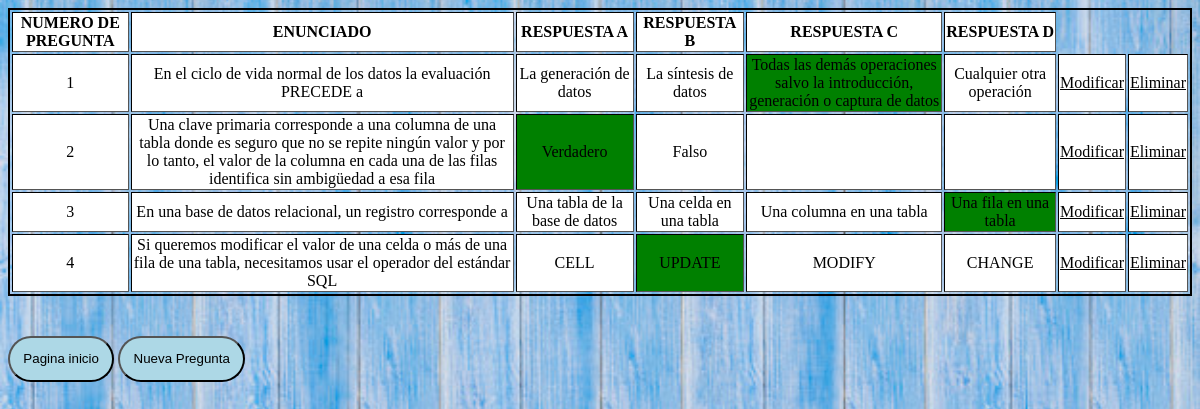
The page /listaPreguntas.php on the database its author committed.
### tables this page shows
CREATE TABLE `preguntas` (
  `id_enunciado` int(11) NOT NULL,
  `enunciado` text NOT NULL,
  `respuesta_a` varchar(100) NOT NULL,
  `respuesta_b` varchar(100) NOT NULL,
  `respuesta_c` varchar(100) NOT NULL,
  `respuesta_d` varchar(100) NOT NULL,
  `valida` int(11) NOT NULL,
  `correctas` int(11) NOT NULL,
  `incorrectas` int(11) NOT NULL,
  `etiquetas` varchar(100) NOT NULL
);

### listaPreguntas.php (the view, shortened to what this page needs)
<!DOCTYPE html>
<html lang="en">
<head>
</head>
<body>
<?php
$conexion = mysqli_connect(MYSQL_SERVER, MYSQL_USER, MYSQL_PASSWORD) or die ("No se ha podido conectar al servidor de Base de datos");
$consulta = "SELECT id_enunciado, enunciado, respuesta_a, respuesta_b, respuesta_c, respuesta_d, valida FROM preguntas";
$resultado = mysqli_query( $conexion, $consulta ) or die ( "Algo ha ido mal en la consulta a la base de datos");
?>
<div>
<?php
echo "<table border=2px>";
echo "<tr>";
echo "<th>NUMERO DE PREGUNTA</th>";
echo "<th>ENUNCIADO</th>";
echo "<th>RESPUESTA A</th>";
echo "<th>RESPUESTA B</th>";
echo "<th>RESPUESTA C</th>";
echo "<th>RESPUESTA D</th>";
echo "</tr>";
$i=1;
while ($columna = mysqli_fetch_array( $resultado ))
{
	if($columna['valida']==1){
		echo '<tr onclick="'. "document.getElementById('requested_id').value=". $columna["id_enunciado"]. "; document.getElementById('mod_form').submit();" . '">' ."<td>".$i."</td><td>".$columna['enunciado']."</td><td class=valida>" . $columna['respuesta_a'] . "</td><td>" . $columna['respuesta_b'] . "</td><td>" . $columna['respuesta_c'] . "</td><td>" . $columna['respuesta_d'] . '</td><td><a href="mod.php?id=' . $columna['id_enunciado'] .'"target="mod">Modificar</a></td>'. '</td><td><a href="eliminar.php?id=' . $columna['id_enunciado'] .'"target="eliminar">Eliminar</a></td>';
	echo "</tr>";
	$i++;
	}if($columna['valida']==2){
		echo '<tr onclick="'. "document.getElementById('requested_id').value=". $columna["id_enunciado"]. "; document.getElementById('mod_form').submit();" . '">' ."<td>".$i."</td><td>".$columna['enunciado']."</td><td >" . $columna['respuesta_a'] . "</td><td class=valida>" . $columna['respuesta_b'] . "</td><td>" . $columna['respuesta_c'] . "</td><td>" . $columna['respuesta_d'] . '</td><td><a href="mod.php?id=' . $columna['id_enunciado'] .'"target="mod">Modificar</a></td>'. '</td><td><a href="eliminar.php?id=' . $columna['id_enunciado'] .'"target="eliminar">Eliminar</a></td>';
	echo "</tr>";
	$i++;
	}if($columna['valida']==3){
		echo '<tr onclick="'. "document.getElementById('requested_id').value=". $columna["id_enunciado"]. "; document.getElementById('mod_form').submit();" . '">' ."<td>".$i."</td><td>".$columna['enunciado']."</td><td>" . $columna['respuesta_a'] . "</td><td>" . $columna['respuesta_b'] . "</td><td class=valida>" . $columna['respuesta_c'] . "</td><td>" . $columna['respuesta_d'] . '</td><td><a href="mod.php?id=' . $columna['id_enunciado'] .'"target="mod">Modificar</a></td>'. '</td><td><a href="eliminar.php?id=' . $columna['id_enunciado'] .'"target="eliminar">Eliminar</a></td>';
	echo "</tr>";
	$i++;
	}if($columna['valida']==4){
		echo '<tr onclick="'. "document.getElementById('requested_id').value=". $columna["id_enunciado"]. "; document.getElementById('mod_form').submit();" . '">' ."<td>".$i."</td><td>".$columna['enunciado']."</td><td >" . $columna['respuesta_a'] . "</td><td>" . $columna['respuesta_b'] . "</td><td>" . $columna['respuesta_c'] . "</td><td class=valida>" . $columna['respuesta_d'] . '</td><td><a href="mod.php?id=' . $columna['id_enunciado'] .'"target="mod">Modificar</a></td>'. '</td><td><a href="eliminar.php?id=' . $columna['id_enunciado'] .'"target="eliminar">Eliminar</a></td>';
	echo "</tr>";
	$i++;
	}
}
echo "</table>";
?>
<input type="button" value="Pagina inicio" onclick="window.location = 'index.php'">
<input type="button" value="Nueva Pregunta" onclick="window.location = 'introPregunta.html'">
</div>
</body>
</html>

### listaPreguntas.php (style rules this page uses)
table { border: 2px solid black; }
tr { background: white; }
td { text-align: center; }
a { color: black; }
body { display:flex; justify-content: center; background: url(imagenes/fondotabla.jpg); background-size: cover; background-repeat: no-repeat; background-attachment : fixed; background-position : center; }
input { margin-top: 3em; padding: 1em; text-align: center; background: lightblue; border-radius: 2em; }
.valida { background: green; }

### rows shown on the page
preguntas: $columna["id_enunciado"] 2 (drawn), enunciado "En el ciclo de vida normal de los datos la evaluación PRECEDE a", respuesta_a "La generación de datos", respuesta_b "La síntesis de datos", respuesta_c "Todas las demás operaciones salvo la introducción, generación o captura de datos", respuesta_d "Cualquier otra operación"
preguntas: $columna["id_enunciado"] 3 (drawn), enunciado "Una clave primaria corresponde a una columna de una tabla donde es seguro que no se repite ningún valor y por lo tanto, el valor de la columna en cada una de las filas identifica sin ambigüedad a esa fila", respuesta_a "Verdadero", respuesta_b "Falso"
preguntas: $columna["id_enunciado"] 4 (drawn), enunciado "En una base de datos relacional, un registro corresponde a", respuesta_a "Una tabla de la base de datos", respuesta_b "Una celda en una tabla", respuesta_c "Una columna en una tabla", respuesta_d "Una fila en una tabla"
preguntas: $columna["id_enunciado"] 6 (drawn), enunciado "Si queremos modificar el valor de una celda o más de una fila de una tabla, necesitamos usar el operador del estándar SQL", respuesta_a "CELL", respuesta_b "UPDATE", respuesta_c "MODIFY", respuesta_d "CHANGE"
